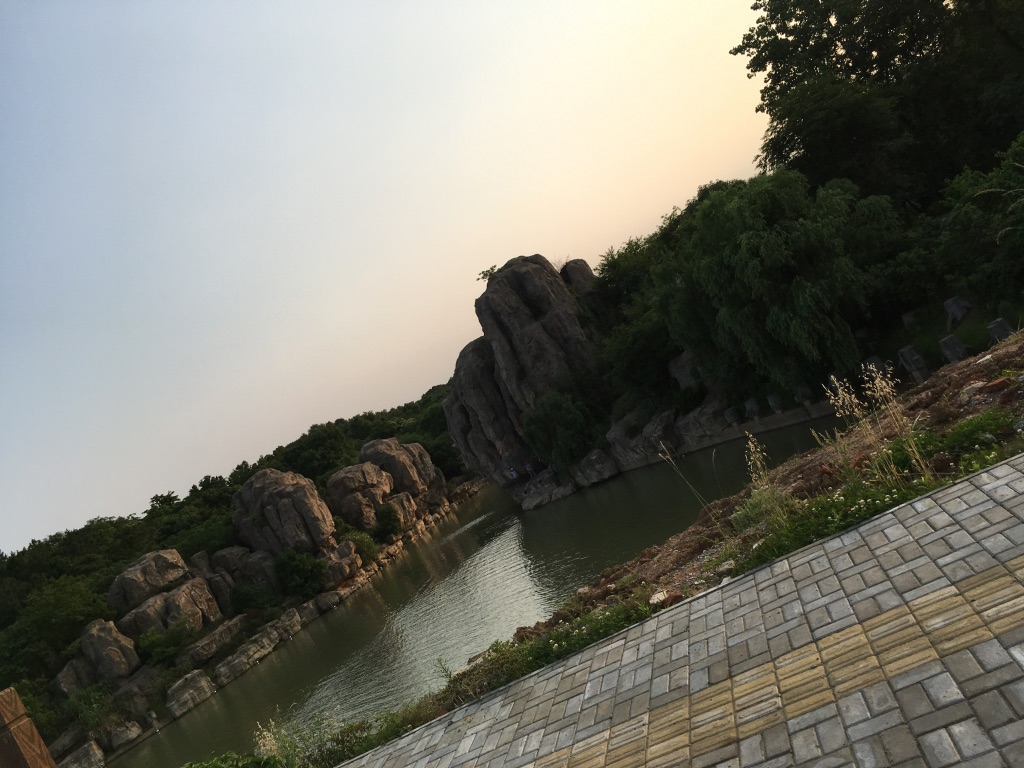
#> input picture example.jpg, 1024 x 768 px
$ python imagecopy4.py
#> lines starting #> are read from the running program, lines starting #| are printed output that depends on the picture
from PIL import Image
pil_im = Image.open("example.jpg")
#> pil_im is the input picture: PIL image 1024x768 RGB; mean R, G, B 115.9, 115.4, 106.4
pil_im.show()
box = (100,100,400,400)  # （左，上，右，下） 默认左上角坐标为（0，0）
region = pil_im.crop(box)
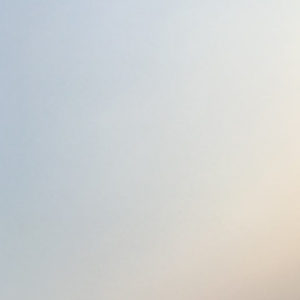
#> region: PIL image 300x300 RGB; mean R, G, B 208.1, 210.7, 210.3

r,g,b, = region.split()
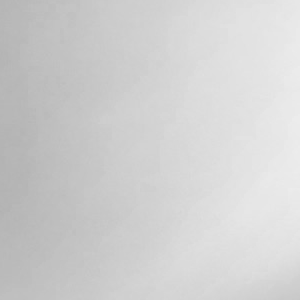
#> r: PIL image 300x300 L; min 177, max 236, mean 208.1
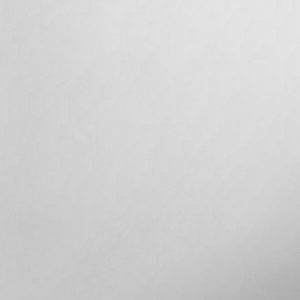
#> b: PIL image 300x300 L; min 172, max 230, mean 210.3
#> (the run stopped early here; a loop or call above may not have finished)
